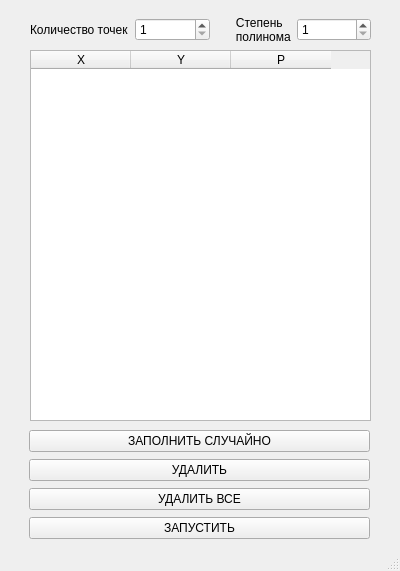
<?xml version="1.0" encoding="UTF-8"?>
<ui version="4.0">
 <class>MainWindow</class>
 <widget class="QMainWindow" name="MainWindow">
  <property name="geometry">
   <rect>
    <x>0</x>
    <y>0</y>
    <width>400</width>
    <height>571</height>
   </rect>
  </property>
  <property name="windowTitle">
   <string>MainWindow</string>
  </property>
  <widget class="QWidget" name="centralwidget">
   <widget class="QWidget" name="gridLayoutWidget">
    <property name="geometry">
     <rect>
      <x>30</x>
      <y>50</y>
      <width>341</width>
      <height>371</height>
     </rect>
    </property>
    <layout class="QGridLayout" name="gridLayout">
     <item row="0" column="0" colspan="2">
      <widget class="QTableWidget" name="tableWidget">
       <property name="enabled">
        <bool>true</bool>
       </property>
       <property name="sizeAdjustPolicy">
        <enum>QAbstractScrollArea::AdjustToContents</enum>
       </property>
       <column>
        <property name="text">
         <string>X</string>
        </property>
        <property name="textAlignment">
         <set>AlignCenter</set>
        </property>
       </column>
       <column>
        <property name="text">
         <string>Y</string>
        </property>
        <property name="textAlignment">
         <set>AlignCenter</set>
        </property>
       </column>
       <column>
        <property name="text">
         <string notr="true">P</string>
        </property>
        <property name="toolTip">
         <string/>
        </property>
        <property name="textAlignment">
         <set>AlignCenter</set>
        </property>
       </column>
      </widget>
     </item>
    </layout>
   </widget>
   <widget class="QWidget" name="verticalLayoutWidget">
    <property name="geometry">
     <rect>
      <x>29</x>
      <y>429</y>
      <width>341</width>
      <height>112</height>
     </rect>
    </property>
    <layout class="QVBoxLayout" name="verticalLayout">
     <item>
      <widget class="QPushButton" name="Qbtn_random">
       <property name="text">
        <string>ЗАПОЛНИТЬ СЛУЧАЙНО</string>
       </property>
      </widget>
     </item>
     <item>
      <widget class="QPushButton" name="Qbtn_delete">
       <property name="text">
        <string>УДАЛИТЬ</string>
       </property>
      </widget>
     </item>
     <item>
      <widget class="QPushButton" name="Qbtn_delete_all">
       <property name="text">
        <string>УДАЛИТЬ ВСЕ</string>
       </property>
      </widget>
     </item>
     <item>
      <widget class="QPushButton" name="Qbtn_run">
       <property name="text">
        <string>ЗАПУСТИТЬ</string>
       </property>
      </widget>
     </item>
    </layout>
   </widget>
   <widget class="QWidget" name="gridLayoutWidget_2">
    <property name="geometry">
     <rect>
      <x>30</x>
      <y>10</y>
      <width>341</width>
      <height>41</height>
     </rect>
    </property>
    <layout class="QGridLayout" name="gridLayout_2">
     <item row="1" column="0">
      <widget class="QLabel" name="label">
       <property name="text">
        <string>Количество точек</string>
       </property>
      </widget>
     </item>
     <item row="1" column="1">
      <widget class="QSpinBox" name="QSB_n">
       <property name="minimum">
        <number>1</number>
       </property>
      </widget>
     </item>
     <item row="1" column="2">
      <widget class="QLabel" name="label_5">
       <property name="text">
        <string>      Степень 
      полинома</string>
       </property>
      </widget>
     </item>
     <item row="1" column="3">
      <widget class="QSpinBox" name="QSB_power">
       <property name="minimum">
        <number>1</number>
       </property>
      </widget>
     </item>
    </layout>
   </widget>
  </widget>
  <widget class="QMenuBar" name="menubar">
   <property name="geometry">
    <rect>
     <x>0</x>
     <y>0</y>
     <width>400</width>
     <height>21</height>
    </rect>
   </property>
  </widget>
  <widget class="QStatusBar" name="statusbar"/>
 </widget>
 <resources/>
 <connections/>
</ui>
